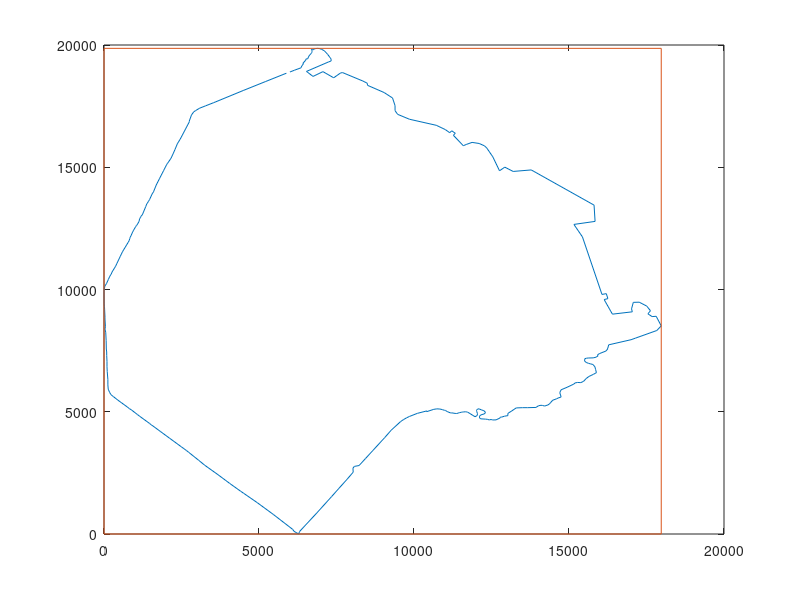

MATLAB code for this plot:
clear all
close all

M = csvread('capital_federal.csv');

Xmin = 0;
Ymin = 0;
Xmax = 17975.40258 ;
Ymax = 19863.14275;
sqr = [Xmin Ymin; Xmin Ymax; Xmax Ymax; Xmax Ymin; Xmin Ymin];

figure
%plot(c(:,1),c(:,2),sqr(:,1),sqr(:,2))
plot(M(:,1),M(:,2),sqr(:,1),sqr(:,2))

% 0 0 9854.149231 9900.419522  --> Python